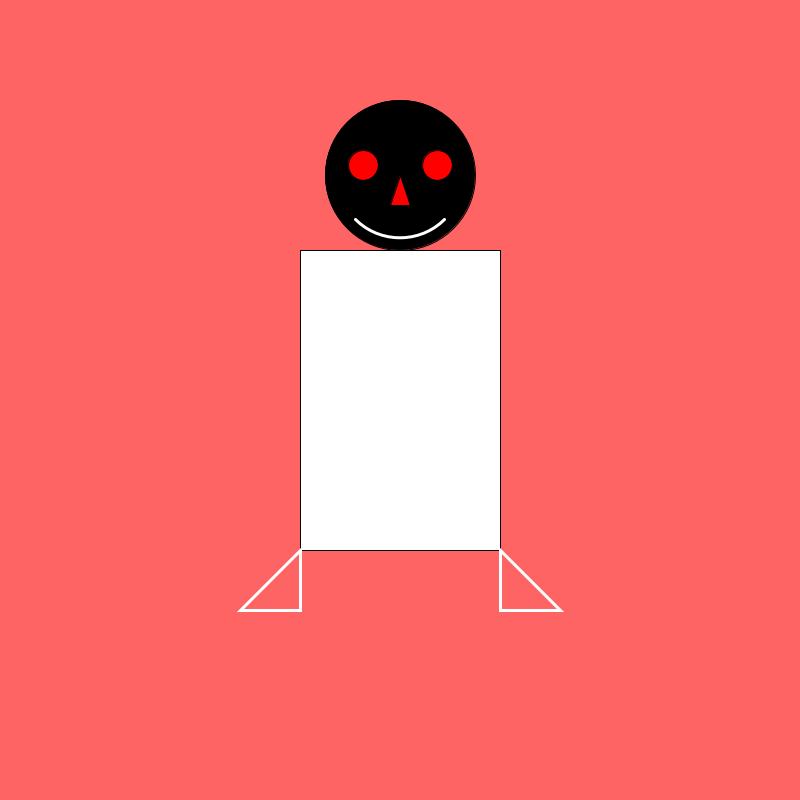
Frame 1 (no input)
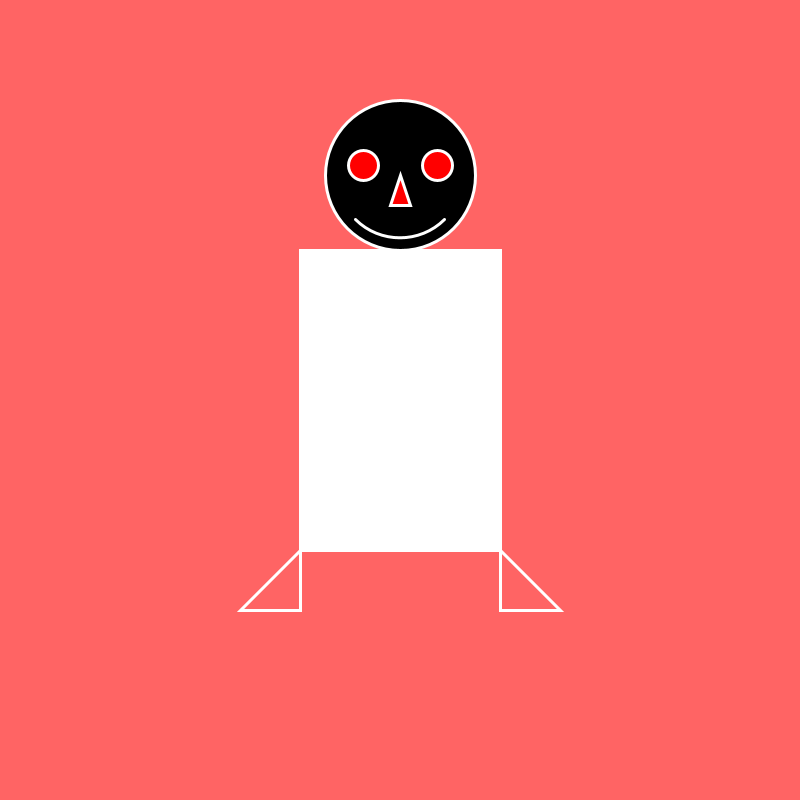
Frame 60 (the mouse pressed at the canvas centre just before this capture)
Frame 120 (the mouse held since frame 60 and released just before this capture): identical to frame 60, image omitted

The Processing sketch that drew these frames (run headless with seeded random() and noise(); from frame 60 on, the mouse is pressed at the canvas centre):

// Processing sketch: act01_draw_a_robot_03
// ── act01_draw_a_robot_03.pde
int x, y;
int bW = 200, bH = 300;
int dH = 150, dE = 30;

void setup(){
 size(800,800); 
 x = width/2; y = height/2;
}

void draw(){
  //x = mouseX; y = mouseY;
  background(255, 100, 100);
  dibuixaRobot();
}

void dibuixaRobot(){
  fill(255);
  rect(x - bW/2, y - bH/2, bW, bH);
  dibuixaCap();
  dibuixaPeus();
  ellipse(x, y, 25, 25);
}

void dibuixaCap(){
  int yc = y - bH/2 - dH/2;
  fill(0);
  ellipse(x, yc, dH, dH); //Cap
  fill(255, 0, 0);
  ellipse(x - dH/4, yc - 10, dE, dE); // Ull Esq
  ellipse(x + dH/4, yc - 10, dE, dE); // Ull Dret
  triangle(x, yc, x- 10, yc + 30, x+ 10, yc + 30);
  noFill();
  stroke(255); strokeWeight(3);
  arc(x,yc,dH/1.2,dH/1.2,radians(45),radians(135)); 
}

void dibuixaPeus(){
  int yp = y + bH/2;
  triangle(x - bW/2,yp, x-bW/2-60, yp+60,x-bW/2,yp+60);
  triangle(x + bW/2,yp, x+bW/2+60, yp+60,x+bW/2,yp+60);
}
